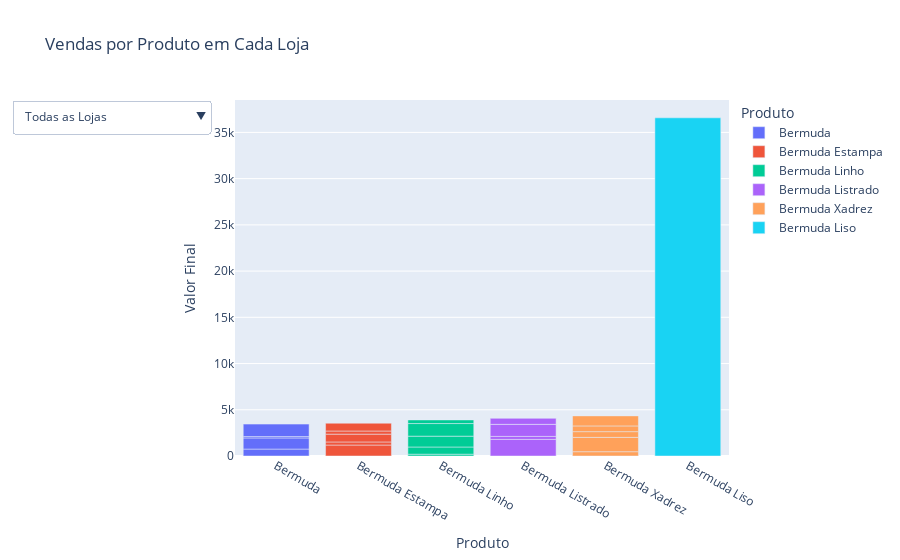

Notebook code cell kept with this figure:
### Markdown cell above
## Podemos perceber que só tem a bermuda lisa na Loja Iguatemi Campinas, isso gera um impácto do lucro perdido.

### Code cell
# Agrupando os dados por loja e produto, somando o faturamento
tabela_loja_produto = df_vendas[['ID Loja', 'Produto', 'Valor Final']].groupby(['ID Loja', 'Produto'], as_index=False).sum()

# Criando o gráfico inicial (mostra todas as lojas)
fig = px.bar(
    tabela_loja_produto, 
    x="Produto", 
    y="Valor Final", 
    color="Produto", 
    title="Vendas por Produto em Cada Loja"
)

# Adicionando um dropdown para selecionar lojas
fig.update_layout(
    updatemenus=[{
        "buttons": [
            {"label": "Todas as Lojas", "method": "update", "args": [{"visible": [True] * len(fig.data)}, {"title": "Vendas por Produto - Todas as Lojas"}]},
        ] + [
            {"label": loja, "method": "update", "args": [{"visible": [trace.name in tabela_loja_produto[tabela_loja_produto['ID Loja'] == loja]['Produto'].unique() for trace in fig.data]}, {"title": f"Vendas por Produto - {loja}"}]}
            for loja in tabela_loja_produto["ID Loja"].unique()
        ],
        "direction": "down",
        "showactive": True,
    }]
)

fig.show()

### Figure 1 — Plotly figure (JSON) as saved in the notebook; plotly's stock layout.template omitted (floating-point values rounded to 4 significant figures)
{"data": [{"alignmentgroup": "True", "hovertemplate": "Produto=%{x}<br>Valor Final=%{y}<extra></extra>", "legendgroup": "Bermuda", "marker": {"color": "#636efa", "pattern": {"shape": ""}}, "name": "Bermuda", "offsetgroup": "Bermuda", "orientation": "v", "showlegend": true, "textposition": "auto", "type": "bar", "x": ["Bermuda", "Bermuda", "Bermuda", "Bermuda"], "xaxis": "x", "y": [750, 1200, 150, 1350], "yaxis": "y"}, {"alignmentgroup": "True", "hovertemplate": "Produto=%{x}<br>Valor Final=%{y}<extra></extra>", "legendgroup": "Bermuda Estampa", "marker": {"color": "#EF553B", "pattern": {"shape": ""}}, "name": "Bermuda Estampa", "offsetgroup": "Bermuda Estampa", "orientation": "v", "showlegend": true, "textposition": "auto", "type": "bar", "x": ["Bermuda Estampa", "Bermuda Estampa", "Bermuda Estampa", "Bermuda Estampa", "Bermuda Estampa"], "xaxis": "x", "y": [1183, 338, 845, 338, 845], "yaxis": "y"}, {"alignmentgroup": "True", "hovertemplate": "Produto=%{x}<br>Valor Final=%{y}<extra></extra>", "legendgroup": "Bermuda Linho", "marker": {"color": "#00cc96", "pattern": {"shape": ""}}, "name": "Bermuda Linho", "offsetgroup": "Bermuda Linho", "orientation": "v", "showlegend": true, "textposition": "auto", "type": "bar", "x": ["Bermuda Linho", "Bermuda Linho", "Bermuda Linho", "Bermuda Linho", "Bermuda Linho"], "xaxis": "x", "y": [195, 780, 1170, 1365, 390], "yaxis": "y"}, {"alignmentgroup": "True", "hovertemplate": "Produto=%{x}<br>Valor Final=%{y}<extra></extra>", "legendgroup": "Bermuda Listrado", "marker": {"color": "#ab63fa", "pattern": {"shape": ""}}, "name": "Bermuda Listrado", "offsetgroup": "Bermuda Listrado", "orientation": "v", "showlegend": true, "textposition": "auto", "type": "bar", "x": ["Bermuda Listrado", "Bermuda Listrado", "Bermuda Listrado", "Bermuda Listrado"], "xaxis": "x", "y": [1793, 326, 1304, 652], "yaxis": "y"}, {"alignmentgroup": "True", "hovertemplate": "Produto=%{x}<br>Valor Final=%{y}<extra></extra>", "legendgroup": "Bermuda Xadrez", "marker": {"color": "#FFA15A", "pattern": {"shape": ""}}, "name": "Bermuda Xadrez", "offsetgroup": "Bermuda Xadrez", "orientation": "v", "showlegend": true, "textposition": "auto", "type": "bar", "x": ["Bermuda Xadrez", "Bermuda Xadrez", "Bermuda Xadrez", "Bermuda Xadrez", "Bermuda Xadrez"], "xaxis": "x", "y": [465, 1550, 620, 620, 1085], "yaxis": "y"}, {"alignmentgroup": "True", "hovertemplate": "Produto=%{x}<br>Valor Final=%{y}<extra></extra>", "legendgroup": "Bermuda Liso", "marker": {"color": "#19d3f3", "pattern": {"shape": ""}}, "name": "Bermuda Liso", "offsetgroup": "Bermuda Liso", "orientation": "v", "showlegend": true, "textposition": "auto", "type": "bar", "x": ["Bermuda Liso"], "xaxis": "x", "y": [36581], "yaxis": "y"}], "layout": {"barmode": "relative", "legend": {"title": {"text": "Produto"}, "tracegroupgap": 0}, "title": {"text": "Vendas por Produto em Cada Loja"}, "updatemenus": [{"buttons": [{"args": [{"visible": [true, true, true, true, true, true]}, {"title": "Vendas por Produto - Todas as Lojas"}], "label": "Todas as Lojas", "method": "update"}, {"args": [{"visible": [true, true, true, true, true, false]}, {"title": "Vendas por Produto - Bourbon Shopping SP"}], "label": "Bourbon Shopping SP", "method": "update"}, {"args": [{"visible": [false, true, true, true, true, false]}, {"title": "Vendas por Produto - Center Shopping Uberlândia"}], "label": "Center Shopping Uberlândia", "method": "update"}, {"args": [{"visible": [true, true, true, true, true, true]}, {"title": "Vendas por Produto - Iguatemi Campinas"}], "label": "Iguatemi Campinas", "method": "update"}, {"args": [{"visible": [true, true, true, false, true, false]}, {"title": "Vendas por Produto - Iguatemi Esplanada"}], "label": "Iguatemi Esplanada", "method": "update"}, {"args": [{"visible": [true, true, true, true, true, false]}, {"title": "Vendas por Produto - Norte Shopping"}], "label": "Norte Shopping", "method": "update"}], "direction": "down", "showactive": true}], "xaxis": {"anchor": "y", "categoryarray": ["Bermuda", "Bermuda Estampa", "Bermuda Linho", "Bermuda Listrado", "Bermuda Xadrez", "Bermuda Liso"], "categoryorder": "array", "domain": [0, 1], "title": {"text": "Produto"}}, "yaxis": {"anchor": "x", "domain": [0, 1], "title": {"text": "Valor Final"}}}}
